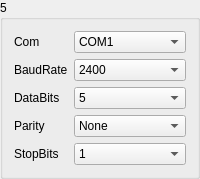
       <widget class="QGroupBox" name="gBoxMeter_5">
        <property name="title">
         <string>5</string>
        </property>
        <layout class="QGridLayout" name="gridLayout_9">
         <item row="0" column="0">
          <widget class="QLabel" name="label_43">
           <property name="sizePolicy">
            <sizepolicy hsizetype="Fixed" vsizetype="Preferred">
             <horstretch>0</horstretch>
             <verstretch>0</verstretch>
            </sizepolicy>
           </property>
           <property name="text">
            <string>Com</string>
           </property>
          </widget>
         </item>
         <item row="0" column="1">
          <widget class="QComboBox" name="comboMeterSerialNum_5">
           <item>
            <property name="text">
             <string>COM1</string>
            </property>
           </item>
           <item>
            <property name="text">
             <string>COM2</string>
            </property>
           </item>
           <item>
            <property name="text">
             <string>COM3</string>
            </property>
           </item>
           <item>
            <property name="text">
             <string>COM4</string>
            </property>
           </item>
           <item>
            <property name="text">
             <string>COM5</string>
            </property>
           </item>
           <item>
            <property name="text">
             <string>COM6</string>
            </property>
           </item>
           <item>
            <property name="text">
             <string>COM7</string>
            </property>
           </item>
           <item>
            <property name="text">
             <string>COM8</string>
            </property>
           </item>
           <item>
            <property name="text">
             <string>COM9</string>
            </property>
           </item>
           <item>
            <property name="text">
             <string>COM10</string>
            </property>
           </item>
           <item>
            <property name="text">
             <string>COM11</string>
            </property>
           </item>
           <item>
            <property name="text">
             <string>COM12</string>
            </property>
           </item>
           <item>
            <property name="text">
             <string>COM13</string>
            </property>
           </item>
           <item>
            <property name="text">
             <string>COM14</string>
            </property>
           </item>
           <item>
            <property name="text">
             <string>COM15</string>
            </property>
           </item>
           <item>
            <property name="text">
             <string>COM16</string>
            </property>
           </item>
           <item>
            <property name="text">
             <string>COM17</string>
            </property>
           </item>
           <item>
            <property name="text">
             <string>COM18</string>
            </property>
           </item>
           <item>
            <property name="text">
             <string>COM19</string>
            </property>
           </item>
           <item>
            <property name="text">
             <string>COM20</string>
            </property>
           </item>
          </widget>
         </item>
         <item row="1" column="0">
          <widget class="QLabel" name="label_44">
           <property name="text">
            <string>BaudRate</string>
           </property>
          </widget>
         </item>
         <item row="1" column="1">
          <widget class="QComboBox" name="comboMeterBaudRate_5">
           <item>
            <property name="text">
             <string>2400</string>
            </property>
           </item>
           <item>
            <property name="text">
             <string>4800</string>
            </property>
           </item>
           <item>
            <property name="text">
             <string>9600</string>
            </property>
           </item>
           <item>
            <property name="text">
             <string>14400</string>
            </property>
           </item>
           <item>
            <property name="text">
             <string>19200</string>
            </property>
           </item>
           <item>
            <property name="text">
             <string>38400</string>
            </property>
           </item>
           <item>
            <property name="text">
             <string>56000</string>
            </property>
           </item>
          </widget>
         </item>
         <item row="2" column="0">
          <widget class="QLabel" name="label_45">
           <property name="text">
            <string>DataBits</string>
           </property>
          </widget>
         </item>
         <item row="2" column="1">
          <widget class="QComboBox" name="comboMeterBits_5">
           <item>
            <property name="text">
             <string>5</string>
            </property>
           </item>
           <item>
            <property name="text">
             <string>6</string>
            </property>
           </item>
           <item>
            <property name="text">
             <string>7</string>
            </property>
           </item>
           <item>
            <property name="text">
             <string>8</string>
            </property>
           </item>
          </widget>
         </item>
         <item row="3" column="0">
          <widget class="QLabel" name="label_46">
           <property name="text">
            <string>Parity</string>
           </property>
          </widget>
         </item>
         <item row="3" column="1">
          <widget class="QComboBox" name="comboMeterChkBit_5">
           <item>
            <property name="text">
             <string>None</string>
            </property>
           </item>
           <item>
            <property name="text">
             <string>Odd</string>
            </property>
           </item>
           <item>
            <property name="text">
             <string>Even</string>
            </property>
           </item>
          </widget>
         </item>
         <item row="4" column="0">
          <widget class="QLabel" name="label_47">
           <property name="text">
            <string>StopBits</string>
           </property>
          </widget>
         </item>
         <item row="4" column="1">
          <widget class="QComboBox" name="comboMeterEndBit_5">
           <item>
            <property name="text">
             <string>1</string>
            </property>
           </item>
           <item>
            <property name="text">
             <string>1.5</string>
            </property>
           </item>
           <item>
            <property name="text">
             <string>2</string>
            </property>
           </item>
          </widget>
         </item>
        </layout>
       </widget>
